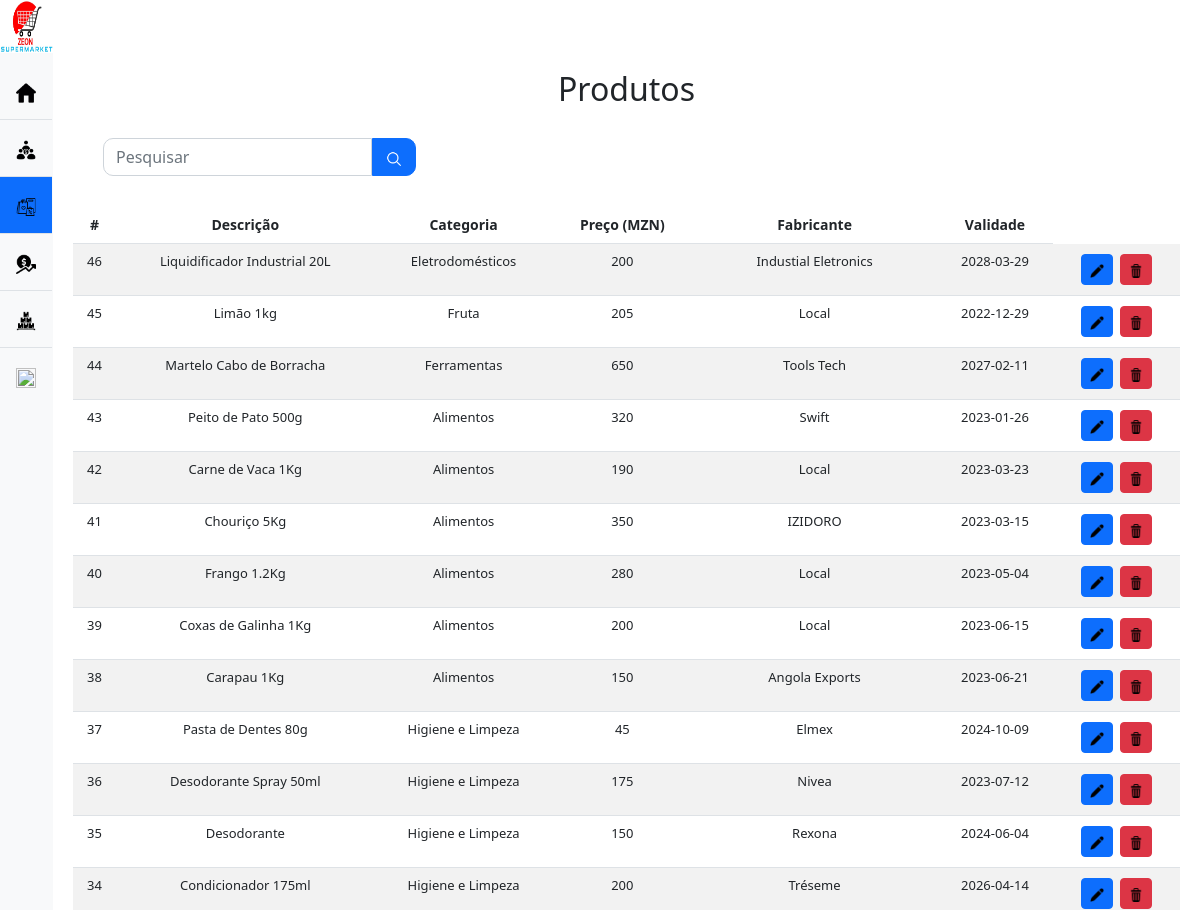
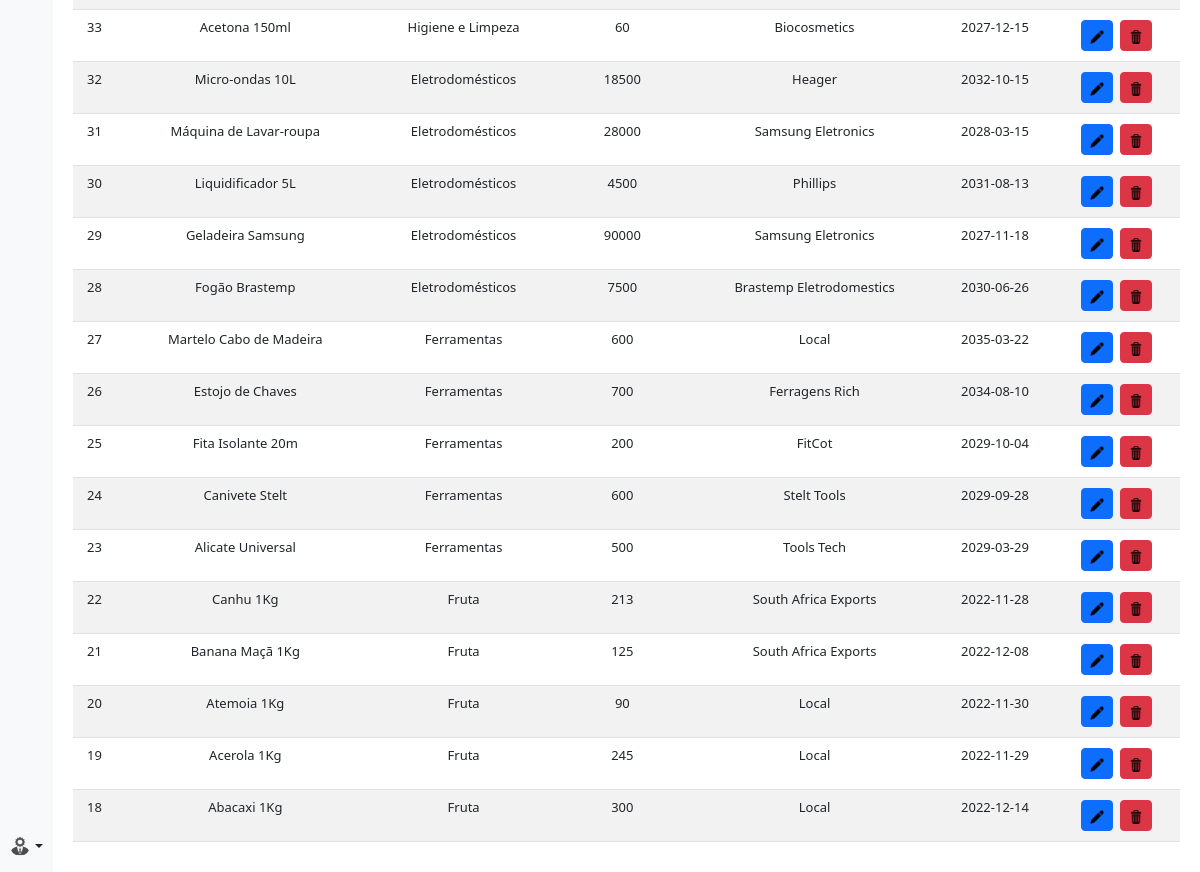
/admin/produtos.php (signed in), run on the app's committed database (2 pictures, top to bottom).
### tables this page shows
CREATE TABLE `produto` (
  `cod_produto` int(11) NOT NULL,
  `descricao` varchar(50) NOT NULL,
  `categoria` varchar(30) NOT NULL,
  `preco` int(10) NOT NULL,
  `quantidade` int(11) NOT NULL,
  `fabricante` varchar(30) NOT NULL,
  `validade` date NOT NULL,
  `data_registro` date NOT NULL
);

### admin/produtos.php (the view, shortened to what this page needs)
<?php include_once('../connect.php');
if (!empty($_GET['search'])) {
    $data = $_GET['search'];
    $sql = "SELECT * FROM produto WHERE cod_produto LIKE '$data' or descricao LIKE '%$data%' or categoria LIKE '%$data%' or preco LIKE '$data' or fabricante LIKE '%$data%' or validade LIKE '$data%' ORDER BY cod_produto DESC";
}else{
    $sql = "SELECT * FROM produto ORDER BY cod_produto DESC";
}
$result = $mysqli->query($sql);
?>
<!DOCTYPE html>
<html lang="en">
<head>
    <link href="../css/bootstrap.min.css" rel="stylesheet">
</head>
<body>
    <main class="d-flex flex-nowrap">
        <div class="d-flex flex-column flex-shrink-0 bg-light text-center" style="width: 3.5%; min-width: 53px;">
            <ul class="nav nav-pills nav-flush mb-auto">
                <li class="nav-item">
                    <img src="../icon/logo.jpg" style="width: 53px; height: 53px; margin-bottom:10px">
                </li>
                <li class="nav-item">
                    <a href="homepage_admin.php" class="nav-link py-3 border-bottom rounded-0" aria-current="page" data-bs-toggle="tooltip" data-bs-placement="right" aria-label="Home" data-bs-original-title="Home">
                        <img src="../icon/home0.png" style="width: 20px; height: 20px;">
                    </a>
                </li>
                <li class="nav-item">
                    <a href="collabs.php" class="nav-link py-3 border-bottom rounded-0" aria-current="page" data-bs-toggle="tooltip" data-bs-placement="right" aria-label="Colaboradores" data-bs-original-title="Colaboradores">
                        <img src="../icon/collabs.png" style="width: 20px; height: 20px;">
                    </a>
                </li>
                <li class="nav-item">
                    <a href="produtos.php" class="nav-link active py-3 border-bottom rounded-0" aria-current="page" data-bs-toggle="tooltip" data-bs-placement="right" aria-label="Produtos" data-bs-original-title="Produtos">
                        <img src="../icon/produtos.png" style="width: 20px; height: 20px;">
                    </a>
                </li>
                <li class="nav-item">
                    <a href="vendas.php" class="nav-link py-3 border-bottom rounded-0" aria-current="page" data-bs-toggle="tooltip" data-bs-placement="right" aria-label="Vendas" data-bs-original-title="Vendas">
                        <img src="../icon/venda.png" style="width: 20px; height: 20px;">
                    </a>
                </li>
                <li class="nav-item">
                    <a href="stock.php" class="nav-link py-3 border-bottom rounded-0" aria-current="page" data-bs-toggle="tooltip" data-bs-placement="right" aria-label="Estoque" data-bs-original-title="Estoque">
                        <img src="../icon/stock.png" style="width: 20px; height: 20px;">
                    </a>
                </li>
                <li class="nav-item">
                    <a href="registar.php" class="nav-link py-3 rounded-0" aria-current="page" data-bs-toggle="tooltip" data-bs-placement="right" aria-label="Novo Registo" data-bs-original-title="Novo Registo">
                        <img src="../icon/add.png" style="width: 20px; height: 20px;">
                    </a>
                </li>
            </ul>
            <div class="dropdown">
                <a href="#" class="d-flex align-items-center justify-content-center p-3 link-dark text-decoration-none dropdown-toggle" data-bs-toggle="dropdown" aria-expanded="false">
                    <img src="../icon/admin.jpg" style="width: 20px; height: 20px;" class="rounded-circle">
                </a>
            </div>
        </div>
        <div class="text-center" style="width: 100vw; height: 100%; min-height: 100vh;">
            <h2 style="margin-top: 70px;">Produtos</h2>
            <div class="box-search" style="display: flex; justify-content:left; margin: 30px 20px 30px 50px;">
                <input type="search" class="form-control w-25" id="pesquisar" placeholder="Pesquisar" style="border-radius: 10px 0 0 10px;">
                <button onclick="searchData()" class="btn btn-primary" style="border-radius: 0 10px 10px 0"><img src="../icon/lupa.png" height=18 width=18></button>
            </div>
            <div class="bd-example-snippet bd-code-snippet" style="margin: 30px 20px 30px 20px;">
                <div class="bd-example text-center">
                    <table class="table table-striped">
                        <thead style="font-size: 14px">
                            <tr>
                                <th scope="col">#</th>
                                <th scope="col">Descrição</th>
                                <th scope="col">Categoria</th>
                                <th scope="col">Preço (MZN)</th>
                                <th scope="col">Fabricante</th>
                                <th scope="col">Validade</th>
                            </tr>
                        </thead>
                        <tbody style="font-size: 13px">
                            <?php
                                while ($produto_data = mysqli_fetch_assoc($result)) {
                                    echo "<tr>";
                                    echo "<td>" . $produto_data['cod_produto'] . "</td>";
                                    echo "<td>" . $produto_data['descricao'] . "</td>";
                                    echo "<td>" . $produto_data['categoria'] . "</td>";
                                    echo "<td>" . $produto_data['preco'] . "</td>";
                                    echo "<td>" . $produto_data['fabricante'] . "</td>";
                                    echo "<td>" . $produto_data['validade'] . "</td>";
                                    echo "<td>
                                        <a class='btn btn-sm btn-primary' style='margin:2px' href='edicao/editar_produto.php?cod_produto=$produto_data[cod_produto]'><img src='../icon/edit.png' width=14 height:14></a>
                                        <a class='btn btn-sm btn-danger' style='margin:2px' href='edicao/delete_produto.php?cod_produto=$produto_data[cod_produto]'><img src='../icon/lixeira.png' width=14 height:14></a>
                                    </td>";
                                    echo "</tr>";
                                }
                            ?>
                        </tbody>
                    </table>
                </div>
            </div>
        </div>
    </main>
</body>
</html>

### data on the page
produto: cod_produto "46", descricao "Liquidificador Industrial 20L", categoria "Eletrodomésticos", preco "200", fabricante "Industial Eletronics", validade "2028-03-29"
produto: cod_produto "45", descricao "Limão 1kg", categoria "Fruta", preco "205", fabricante "Local", validade "2022-12-29"
produto: cod_produto "44", descricao "Martelo Cabo de Borracha", categoria "Ferramentas", preco "650", fabricante "Tools Tech", validade "2027-02-11"
produto: cod_produto "43", descricao "Peito de Pato 500g", categoria "Alimentos", preco "320", fabricante "Swift", validade "2023-01-26"
produto: cod_produto "42", descricao "Carne de Vaca 1Kg", categoria "Alimentos", preco "190", fabricante "Local", validade "2023-03-23"
produto: cod_produto "41", descricao "Chouriço 5Kg", categoria "Alimentos", preco "350", fabricante "IZIDORO", validade "2023-03-15"
produto: cod_produto "40", descricao "Frango 1.2Kg", categoria "Alimentos", preco "280", fabricante "Local", validade "2023-05-04"
produto: cod_produto "39", descricao "Coxas de Galinha 1Kg", categoria "Alimentos", preco "200", fabricante "Local", validade "2023-06-15"
produto: cod_produto "38", descricao "Carapau 1Kg", categoria "Alimentos", preco "150", fabricante "Angola Exports", validade "2023-06-21"
produto: cod_produto "37", descricao "Pasta de Dentes 80g", categoria "Higiene e Limpeza", preco "45", fabricante "Elmex", validade "2024-10-09"
produto: cod_produto "36", descricao "Desodorante Spray 50ml", categoria "Higiene e Limpeza", preco "175", fabricante "Nivea", validade "2023-07-12"
produto: cod_produto "35", descricao "Desodorante", categoria "Higiene e Limpeza", preco "150", fabricante "Rexona", validade "2024-06-04"
produto: cod_produto "34", descricao "Condicionador 175ml", categoria "Higiene e Limpeza", preco "200", fabricante "Tréseme", validade "2026-04-14"
produto: cod_produto "33", descricao "Acetona 150ml", categoria "Higiene e Limpeza", preco "60", fabricante "Biocosmetics", validade "2027-12-15"
produto: cod_produto "32", descricao "Micro-ondas 10L", categoria "Eletrodomésticos", preco "18500", fabricante "Heager", validade "2032-10-15"
produto: cod_produto "31", descricao "Máquina de Lavar-roupa", categoria "Eletrodomésticos", preco "28000", fabricante "Samsung Eletronics", validade "2028-03-15"
produto: cod_produto "30", descricao "Liquidificador 5L", categoria "Eletrodomésticos", preco "4500", fabricante "Phillips", validade "2031-08-13"
produto: cod_produto "29", descricao "Geladeira Samsung", categoria "Eletrodomésticos", preco "90000", fabricante "Samsung Eletronics", validade "2027-11-18"
produto: cod_produto "28", descricao "Fogão Brastemp", categoria "Eletrodomésticos", preco "7500", fabricante "Brastemp Eletrodomestics", validade "2030-06-26"
produto: cod_produto "27", descricao "Martelo Cabo de Madeira", categoria "Ferramentas", preco "600", fabricante "Local", validade "2035-03-22"
produto: cod_produto "26", descricao "Estojo de Chaves", categoria "Ferramentas", preco "700", fabricante "Ferragens Rich", validade "2034-08-10"
produto: cod_produto "25", descricao "Fita Isolante 20m", categoria "Ferramentas", preco "200", fabricante "FitCot", validade "2029-10-04"
produto: cod_produto "24", descricao "Canivete Stelt", categoria "Ferramentas", preco "600", fabricante "Stelt Tools", validade "2029-09-28"
produto: cod_produto "23", descricao "Alicate Universal", categoria "Ferramentas", preco "500", fabricante "Tools Tech", validade "2029-03-29"
produto: cod_produto "22", descricao "Canhu 1Kg", categoria "Fruta", preco "213", fabricante "South Africa Exports", validade "2022-11-28"
produto: cod_produto "21", descricao "Banana Maçã 1Kg", categoria "Fruta", preco "125", fabricante "South Africa Exports", validade "2022-12-08"
produto: cod_produto "20", descricao "Atemoia 1Kg", categoria "Fruta", preco "90", fabricante "Local", validade "2022-11-30"
produto: cod_produto "19", descricao "Acerola 1Kg", categoria "Fruta", preco "245", fabricante "Local", validade "2022-11-29"
produto: cod_produto "18", descricao "Abacaxi 1Kg", categoria "Fruta", preco "300", fabricante "Local", validade "2022-12-14"
